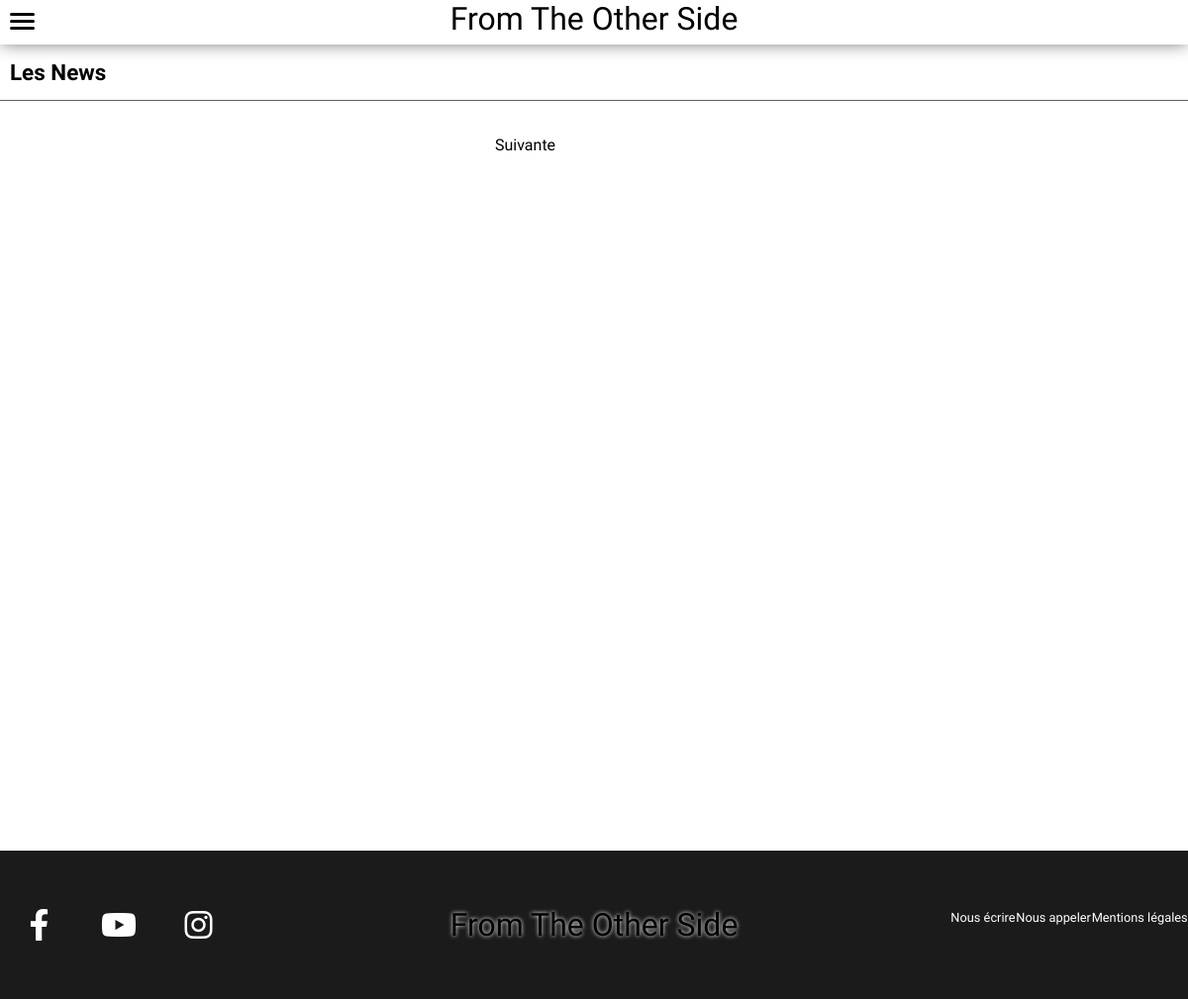
Before: /index.php?action=newsPage with the older database file.
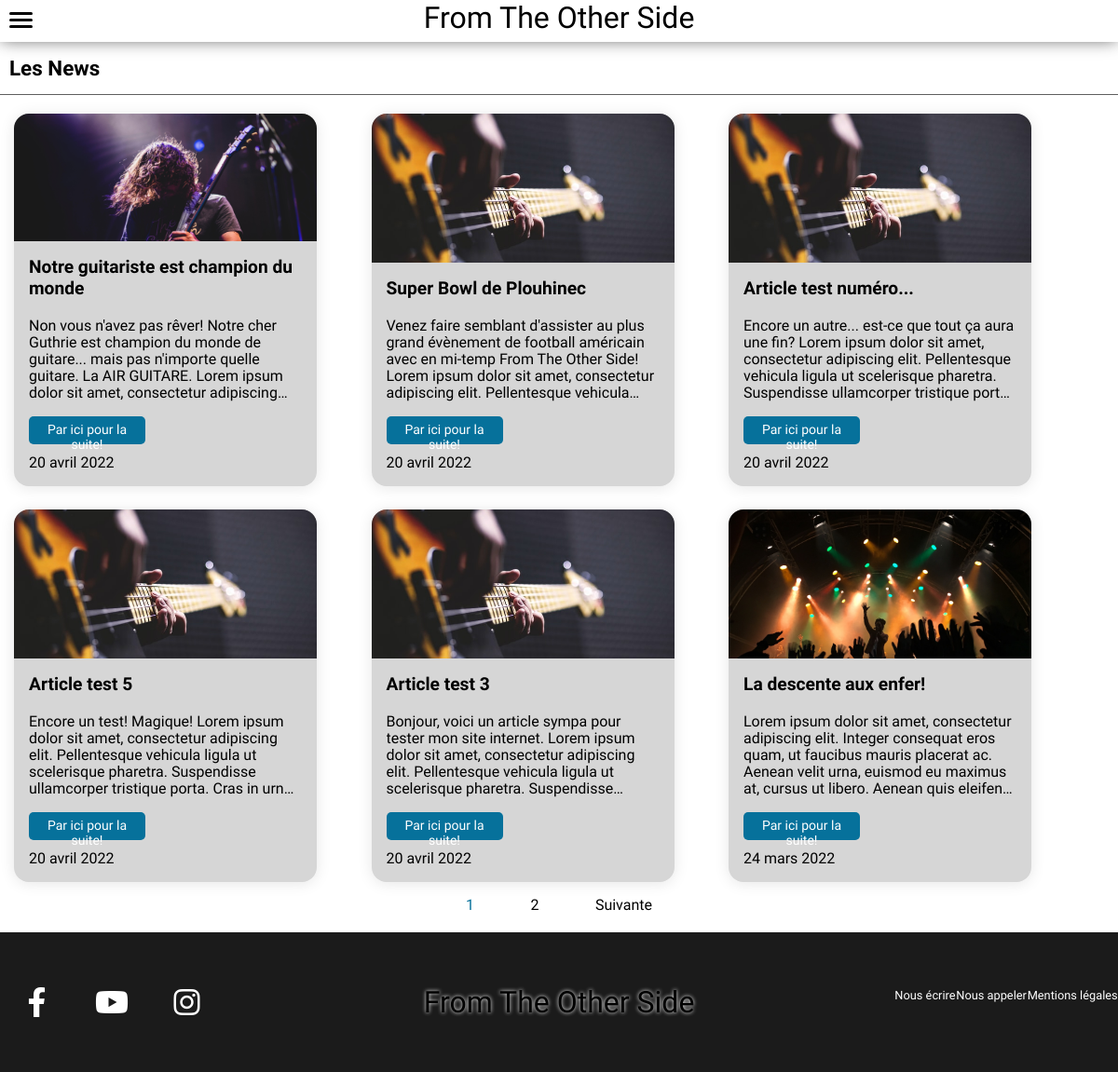
After: the same page with the newer database file.
### tables this page shows
CREATE TABLE IF NOT EXISTS `articles` (
  `id` int(10) unsigned NOT NULL AUTO_INCREMENT,
  `title` varchar(255) NOT NULL,
  `content` text NOT NULL,
  `picture1` varchar(255) DEFAULT NULL,
  `created_At` timestamp NOT NULL DEFAULT CURRENT_TIMESTAMP,
  PRIMARY KEY (`id`)
);

### app/Controllers/Controller.php (called while the page is built, shortened)
<?php
class Controller
{
    public function viewFront($viewName, $data = null)
    {
        include('app/Views/front/'.$viewName.'.php');
    }
    public static function formatDate($date, $format = "d F Y"){
        $englishMonths = array('January', 'February', 'March', 'April', 'May', 'June', 'July', 'August', 'September', 'October', 'November', 'December');
        $frenchMonths = array('janvier', 'février', 'mars', 'avril', 'mai', 'juin', 'juillet', 'août', 'septembre', 'octobre', 'novembre', 'décembre');
        return str_replace($englishMonths, $frenchMonths, date($format, strtotime($date)));
    }
}

### app/Controllers/FrontController.php (called while the page is built, shortened)
<?php
class FrontController extends Controller
{
    public function newsFront($currentPage)
    {
        $articles = new \Projet\Models\articles();
        $newsCount = \Projet\Models\Articles::count();
        $perPage = 6;
        $pages = ceil($newsCount['number_of'] / $perPage);
        $firstNews = ($currentPage * $perPage) - $perPage;
        $news = $articles->newslist($firstNews, $perPage);
        $data = [
            'articles' => $news,
            'newsCount' => $newsCount['number_of'],
            'currentPage' => $currentPage,
            'pages' => $pages
        ];
        return $this->viewFront('news', $data);
    }
}

### app/Models/Articles.php (called while the page is built, shortened)
<?php
class Articles extends Manager
{
    public function newsList($firstNews, $perPage){
        $bdd = self::dbConnect();
        $req = $bdd->prepare('SELECT id, title, content, picture1, created_At FROM articles ORDER BY created_At DESC LIMIT :firstNews, :perPage');
        $req->bindValue(':firstNews', $firstNews, $bdd::PARAM_INT);
        $req->bindValue(':perPage', $perPage, $bdd::PARAM_INT);
        $req->execute();
        $result = $req->fetchAll();
        return $result;
    }
}

### app/Views/front/news.php (the view, shortened to what this page needs)
<?php
include('app/Views/front/layouts/header.php');
?>
<main id="news-page" class="container">
   <h1>Les News</h1>
   <section id="news-cards">
      <?php
   foreach($data["articles"] as $article){
      if ($article['picture1']){
         $picture = $article['picture1'];
      }else{
         $picture = "app/Public/front/images/default.jpg";
      }
   ?>
         <article class="card">
            <div class="card-header">
               <img src="<?= $picture ?>" alt="<?= $article['title'];?>">
            </div>
            <div class="card-body">
               <h2><?= $article['title'];?></h2>
               <p><?= $article['content'];?></p>
            </div>
            <div class="card-footer">
               <a href="index.php?action=singleNews&id=<?=$article['id'];?>">Par ici pour la suite! </a>
               <p><?= $this->formatDate($article['created_At']);?></p>
            </div>
         </article>
      <?php }?>
   </section>
   <nav class="menu-pagination">
    <ul class="pagination">
        <?php
            if ($data['pages'] > 1){
               for($page = 1; $page <= $data['pages']; $page++){ ?>
               <li class="<?= ($data['currentPage'] == $page) ? "active" : "" ?>">
                  <a href="index.php?action=newsPage&page=<?= $page ?>" class="pagination-link"><?= $page ?></a>
               </li>
        <?php }} ?>
            <li class="<?= ($data['currentPage'] == $data['pages']) ? "hide" : "" ?>">
            <a href="index.php?action=newsPage&page=<?= $data['currentPage'] + 1 ?>" class="pagination-link">Suivante</a>
        </li>
    </ul>
</nav>
</main>
<?php
include('app/Views/front/layouts/footer.php');
?>

Changed rows visible on the page:
added articles: picture1 (picture), title "Notre guitariste est champion du monde", content "Non vous n'avez pas rêver! Notre cher Guthrie est champion du monde de guitare... mais pas n'importe quelle guitare. La AIR GUITARE. Lorem ipsum dolor sit amet, consectetur…", created_At "20 avril 2022"
added articles: title "Super Bowl de Plouhinec", content "Venez faire semblant d'assister au plus grand évènement de football américain avec en mi-temp From The Other Side! Lorem ipsum dolor sit amet, consectetur adipiscing elit. Pellentesque…", created_At "20 avril 2022"
added articles: title "Article test numéro...", content "Encore un autre... est-ce que tout ça aura une fin? Lorem ipsum dolor sit amet, consectetur adipiscing elit. Pellentesque vehicula ligula ut scelerisque pharetra. Suspendisse ullamcorper tristique…", created_At "20 avril 2022"
added articles: title "Article test 5", content "Encore un test! Magique! Lorem ipsum dolor sit amet, consectetur adipiscing elit. Pellentesque vehicula ligula ut scelerisque pharetra. Suspendisse ullamcorper tristique porta. Cras in…", created_At "20 avril 2022"
added articles: title "Article test 3", content "Bonjour, voici un article sympa pour tester mon site internet. Lorem ipsum dolor sit amet, consectetur adipiscing elit. Pellentesque vehicula ligula ut scelerisque pharetra.…", created_At "20 avril 2022"
added articles: picture1 (picture), title "La descente aux enfer!", content "Lorem ipsum dolor sit amet, consectetur adipiscing elit. Integer consequat eros quam, ut faucibus mauris placerat ac. Aenean velit urna, euismod eu maximus at, cursus ut libero. Aenean quis…", created_At "24 mars 2022"
Other visible differences:
new list line: "1"
new list line: "2"
